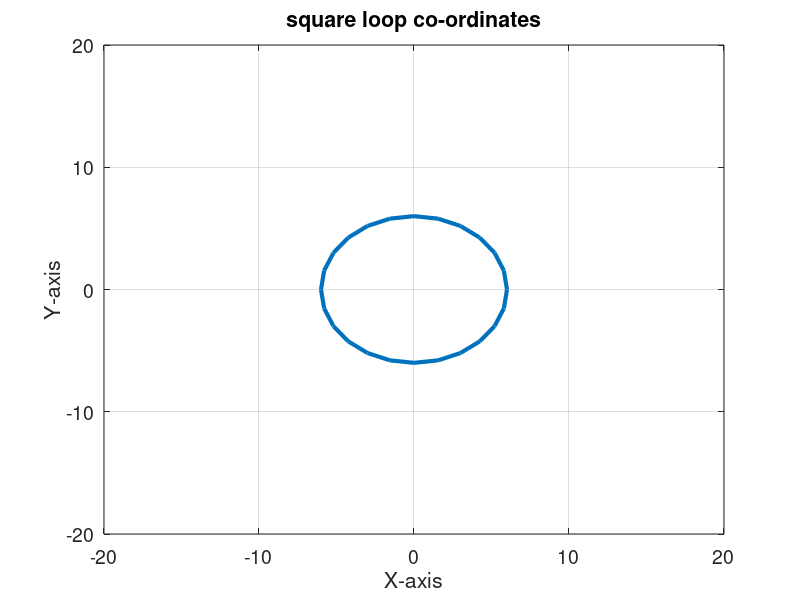
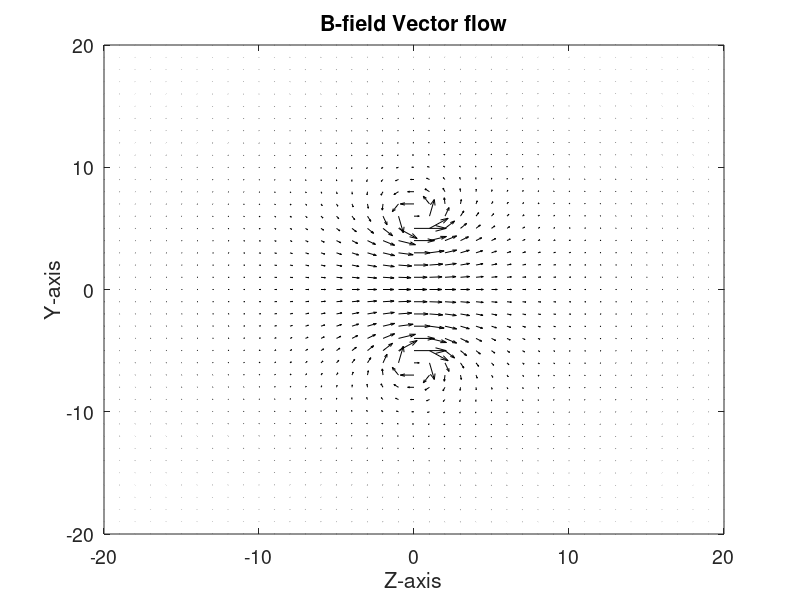

Recreate these plots in MATLAB, in order.
%-------------------------------------------------------------------------%
%-------Cicular Coil Magnetic Field Simulation--------------------------%
%-------------------------------------------------------------------------%

clc
close all
clear all

%-------------------------------------------------------------------------%
%---Coil is in the X-Y plane and Magnetic Field is Evaluated -------------%
%-------------at every point in the Y-Z plane(X=0)------------------------%
%-------------------------------------------------------------------------%

Nz=51;  % No. of grids in Z-axis
Ny=51;  % No. of grids in Y-axis
N=25;   % No of grids in the coil ( X-Y plane)
Ra=6;    % Radius of the coil in the X-Y plane
I=3;    % current in the coil
u0=1;   % for simplicity, u0 is taken as 1 (permitivity)
phi=-pi/2:2*pi/(N-1):3*pi/2; % For describing a circle (coil)

Xc=Ra*cos(phi); % X-coordinates of the coil
Yc=Ra*sin(phi); % Y-coordinates of the coil

yp(1:51)=-25:1:25; % Y-coordinates of the plane 
zp(1:51)=-25:1:25;% Z-coordinates of the plane 

Y(1:Ny,1:Nz)=0; % This array is for 1-d to 2-d conversion of coordinates
Z(1:Ny,1:Nz)=0;

for i=1:Ny
    Y(i,:)=yp(i); % all y-coordinates value in 2-d form
end
for i=1:Nz
    Z(:,i)=zp(i);% all z-coordinates value in 2-d form
end

%-------------------------------------------------------------------------
%-variable "a" in for loop is along Y and variable "b" is along Z-axis----
%-------------------------------------------------------------------------


for a=1:Ny  
for b=1:Nz  
    
%-------------------------------------------------------------------------    
% calculate R-vector from the coil(X-Y plane)to Y-Z plane where we are 
% interested to find the magnetic field and also the dl-vector along the
% coil where current is flowing
% (note that R is the position vector pointing from coil (X-Y plane) to
% the point where we need the magnetic field (in this case Y-Z plane).)
% dl is the current element vector which will make up the coil------------
%-------------------------------------------------------------------------

for i=1:N-1
Rx(i)=-0.5*(Xc(i)+Xc(i+1));
Ry(i)=(Y(a,b)-(0.5*(Yc(i)+Yc(i+1))));
Rz(i)=Z(a,b);
dlx(i)=Xc(i+1)-Xc(i);
dly(i)=Yc(i+1)-Yc(i);
end
Rx(N)=-0.5*(Xc(N)+Xc(1));
Ry(N)=(Y(a,b)-(0.5*(Yc(N)+Yc(1))));
Rz(N)=Z(a,b);
dlx(N)=-Xc(N)+Xc(1);
dly(N)=-Yc(N)+Yc(1);

%--------------------------------------------------------------------------
% for all the elements along coil, calculate dl cross R -------------------
% dl cross R is the curl of vector dl and R--------------------------------
% XCross is X-component of the curl of dl and R, similarly I get Y and Z- 
%--------------------------------------------------------------------------

for i=1:N
Xcross(i)=dly(i).*Rz(i);
Ycross(i)=-dlx(i).*Rz(i);
Zcross(i)=(dlx(i).*Ry(i))-(dly(i).*Rx(i));
R(i)=sqrt(Rx(i).^2+Ry(i).^2+Rz(i).^2);
end

%-------------------------------------------------------------------------
% this will be the biot savarts law equation------------------------------
%--------------------------------------------------------------------------

Bx1=(I*u0./(4*pi*(R.^3))).*Xcross;
By1=(I*u0./(4*pi*(R.^3))).*Ycross;
Bz1=(I*u0./(4*pi*(R.^3))).*Zcross;
%--------------------------------------------------------------------------
% now we have  magnetic field from all current elements in the form of an
% array named Bx1,By1,Bz1, now its time to add them up to get total
% magnetic field 
%-------------------------------------------------------------------------

BX(a,b)=0;       % Initialize sum magnetic field to be zero first
BY(a,b)=0;
BZ(a,b)=0;

%--------------------------------------------------------------------------
% here we add all magnetic field from different current elements which 
% make up the coil
%--------------------------------------------------------------------------

for i=1:N   % loop over all current elements along coil    
    BX(a,b)=BX(a,b)+Bx1(i);
    BY(a,b)=BY(a,b)+By1(i);
    BZ(a,b)=BZ(a,b)+Bz1(i);
end

%-------------------------------------------------------------------------

end
end

%------------------------------------------------------------------------
%---BX is a null field and only BY and BZ are color mapped...............
%--------------------------------------------------------------------------

figure(1)
plot(Xc,Yc,'linewidth',3)
axis([-20 20 -20 20])
xlabel('X-axis','fontsize',14)
ylabel('Y-axis','fontsize',14)
title('square loop co-ordinates','fontsize',14)
h=gca; 
get(h,'FontSize') 
set(h,'FontSize',14)
h = get(gca, 'ylabel');
fh = figure(1); 
set(fh, 'color', 'white'); 
grid on

figure(2)
quiver(zp,yp,BZ,BY, 1.5, 'k')
axis([-20 20 -20 20])
xlabel('Z-axis','fontsize',14)
ylabel('Y-axis','fontsize',14)
title('B-field Vector flow','fontsize',14)
h=gca; 
get(h,'FontSize') 
set(h,'FontSize',14)
h = get(gca, 'ylabel');
fh = figure(2); 
set(fh, 'color', 'white'); 

%--------------------------------------------------------------------------